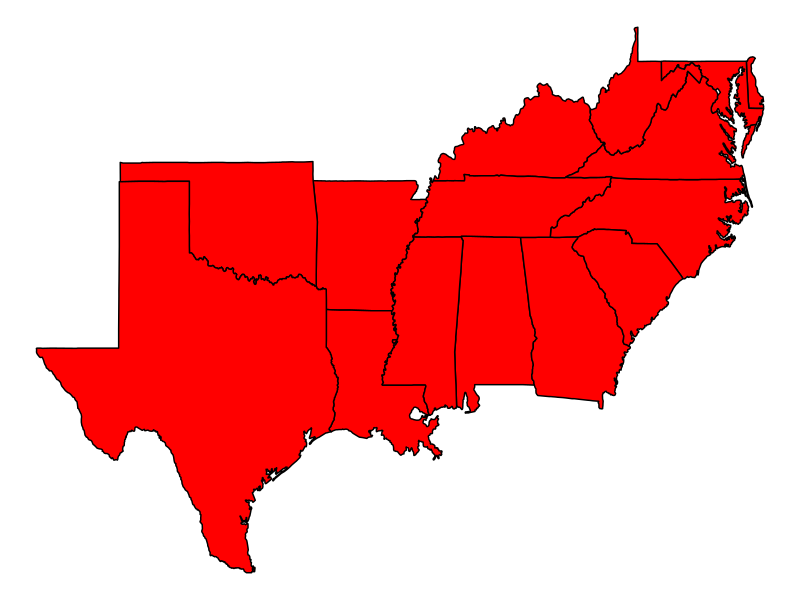

Write the R code that produced this figure.
library(ggplot2)
library(dplyr)

us_map <- map_data("state")

# South Region

us_map %>%
  filter(region %in% c("kentucky","west virginia","texas","north carolina",
                       "south carolina","georgia","alabama","louisiana",
                       "mississippi","arkansas","oklahoma","tennessee",
                       "virginia","maryland","delaware")) %>%
  ggplot(aes(x = long, y = lat, group = group)) + 
  geom_polygon(fill = "red", color = "black") +
  theme_void()

